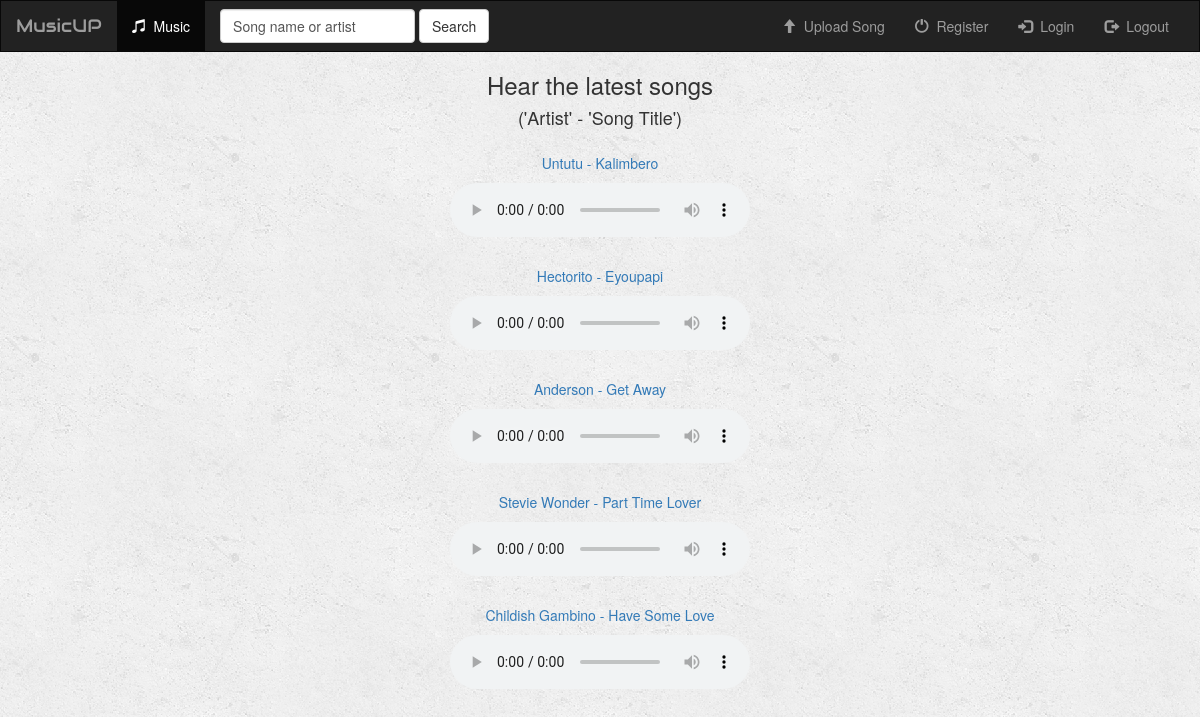
The app's page /music/ with its own data.
### music/models.py (models this page shows, shortened)
class Song(models.Model):
    artist_name = models.CharField(max_length=100)
    song_title = models.CharField(max_length=200)
    genre = models.CharField(max_length=100, null=True, blank=True)
    song_file = models.FileField()
    song_logo=models.FileField()

### music/views.py (the view)
class IndexView(generic.ListView):
    template_name = 'music/index.html'
    context_object_name = 'all_songs'
    def get_queryset(self):
        return Song.objects.all()

### music/templates/music/index.html (shortened to what this page needs)
{% extends 'music/base.html' %}
{% block body %}
    <center>
    {% if all_songs %}
        <h3 style="margin-top:5px;margin-bottom:10px">Hear the latest songs</h3>
        <h4 style="margin-top:5px;margin-bottom:25px">('Artist' - 'Song Title')</h4>
        <ul class="list-unstyled">
            {% for song in all_songs %}
            <li><a href="{% url 'music:detail' song.id %}">{{song.artist_name}} - {{ song.song_title }}</a></li>
            <audio style="margin-top:10px;margin-bottom:25px" controls controlsList="nodownload">
                <source src="../../media/{{ song.song_file }}" type="audio/mpeg">
            </audio>
            {% endfor %}
        </ul>
        {% else %}
        <h3>There are no songs uploaded</h3>
        {% endif %}
    </center>
{% endblock %}

### music/templates/music/base.html (shortened to what this page needs)
<!DOCTYPE html>
<html lang="en">
<head>
    {% load staticfiles %}
    <link rel="stylesheet" href="https://maxcdn.bootstrapcdn.com/bootstrap/3.3.6/css/bootstrap.min.css" >
    <link rel="stylesheet" type="text/css" href="{% static 'music/style.css' %}" />
</head>
<body>
    <nav class="navbar navbar-inverse">
    <div class="container-fluid">
        <div class="navbar-header">
            <a class="navbar-brand" href="{% url 'music:index' %}">MusicUP</a>
        </div>
        <div class="collapse navbar-collapse" id="topNavBar">
            <ul class="nav navbar-nav">
                <li class="active">
                    <a href="{% url 'music:index' %}">
                        <span class="glyphicon glyphicon-music" aria-hidden="true"></span>&nbsp; Music
                    </a>
                </li>
            </ul>
            <form class="navbar-form navbar-left" role="search" method="get" action="/search/search_results">
                <div class="form-group">
                    <input type="text" class="form-control" name="q" value="Song name or artist">
                </div>
                <button type="submit" class="btn btn-default">Search</button>
            </form>
            <ul class="nav navbar-nav navbar-right">
                <li class="">
                    <a href="{% url 'music:song-add' %}">
                        <span class="glyphicon glyphicon-arrow-up" aria-hidden="true"></span>&nbsp; Upload Song
                    </a>
                </li>
                <li class="">
                    <a href="{% url 'accounts:register' %}">
                        <span class="glyphicon glyphicon-off" aria-hidden="true"></span>&nbsp; Register
                    </a>
                </li>
                <li class="">
                    <a href="{% url 'accounts:login' %}">
                        <span class="glyphicon glyphicon-log-in" aria-hidden="true"></span>&nbsp; Login
                    </a>
                </li>
                <li class="">
                    <a href="{% url 'accounts:logout' %}">
                        <span class="glyphicon glyphicon-log-out" aria-hidden="true"></span>&nbsp; Logout
                    </a>
                </li>
            </ul>
        </div>
    </div>
</nav>
{% block body %}
{% endblock %}
</body>
</html>

### music/static/music/style.css (style rules this page uses)
body { background: white url("images/background.png"); }
.navbar { border-radius: 0; }
.navbar-brand { font-family: 'Audiowide', cursive; }

### records on screen
Song: artist_name "Untutu", song_title "Kalimbero"
Song: artist_name "Hectorito", song_title "Eyoupapi"
Song: artist_name "Anderson", song_title "Get Away"
Song: artist_name "Stevie Wonder", song_title "Part Time Lover"
Song: artist_name "Childish Gambino", song_title "Have Some Love"
